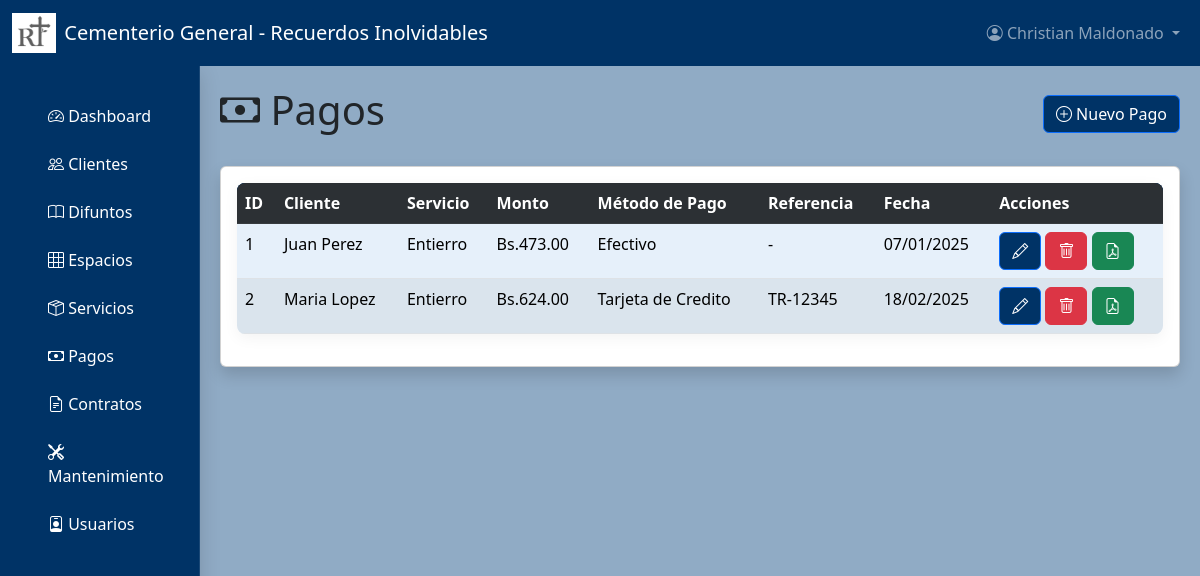
Page /pagos/ (signed in) on the earlier database version.
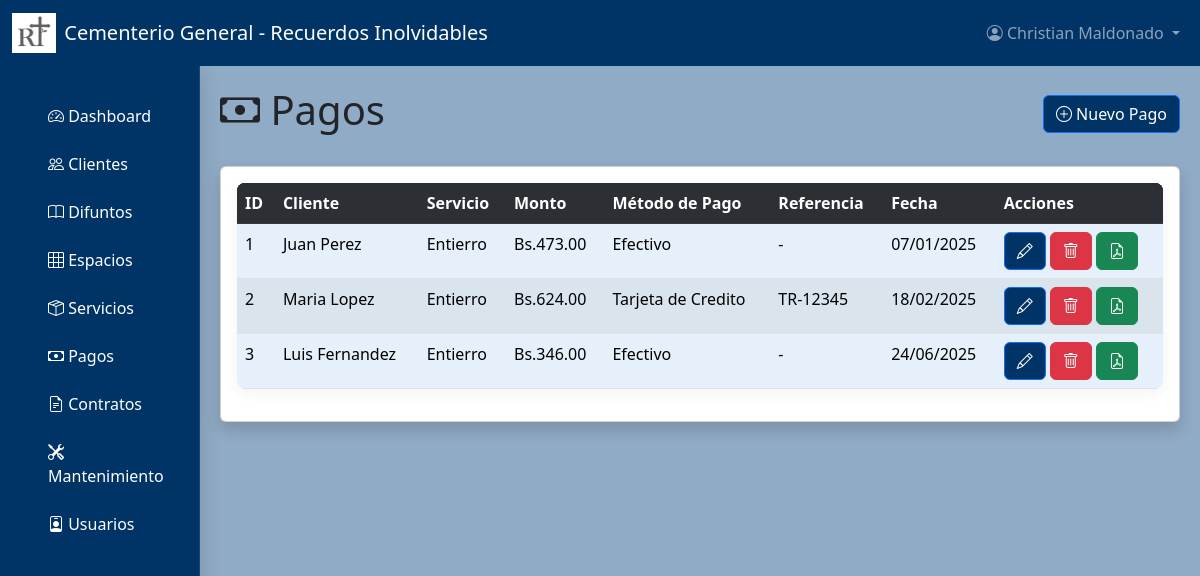
Same page on the later database version.
### models/pago_model.py (models this page shows, shortened)
class Pago(db.Model):
    __tablename__ = "pagos"
    id = db.Column(db.Integer,primary_key=True)
    cliente_id = db.Column(db.Integer,db.ForeignKey('clientes.id'),nullable=False)
    servicio_id = db.Column(db.Integer,db.ForeignKey('servicios.id'),nullable=False)
    monto = db.Column(db.Float(11,2),nullable=False)
    metodo_pago = db.Column(db.String,nullable=True)
    referencia = db.Column(db.String,nullable=True)
    fecha = db.Column(db.DateTime,default=datetime.utcnow)
    cliente = db.relationship('Cliente', back_populates='pagos')
    servicio = db.relationship('Servicio', back_populates='pagos')
    @staticmethod
    def get_all():
        return Pago.query.all()

### models/cliente_model.py (models this page shows, shortened)
class Cliente(db.Model):
    __tablename__ = "clientes"
    id = db.Column(db.Integer,primary_key=True)
    nombre = db.Column(db.String,nullable=False)
    telefono = db.Column(db.Integer,nullable=False)
    email = db.Column(db.String,nullable=False)
    direccion = db.Column(db.String,nullable=False)
    fecha_registro = db.Column(db.DateTime,default=datetime.utcnow)
    difunto = db.relationship('Difunto', back_populates='cliente', lazy=True, cascade="all, delete-orphan")
    servicios = db.relationship('Servicio', back_populates='cliente', lazy=True, cascade="all, delete-orphan")
    pagos = db.relationship('Pago', back_populates='cliente', lazy=True, cascade="all, delete-orphan")
    contratos = db.relationship('Contrato', back_populates='cliente', cascade="all, delete-orphan")
    def delete(self):
        db.session.delete(self)
        db.session.commit()

### models/servicio_model.py (models this page shows, shortened)
class Servicio(db.Model):
    __tablename__ = "servicios"
    id = db.Column(db.Integer,primary_key=True)
    tipo = db.Column(db.String,nullable=False)
    descripcion = db.Column(db.String,nullable=False)
    fecha = db.Column(db.Date,nullable=False)
    hora = db.Column(db.Time,nullable=False)
    cliente_id = db.Column(db.Integer,db.ForeignKey('clientes.id'),nullable=False)
    difunto_id = db.Column(db.Integer,db.ForeignKey('difuntos.id'),nullable=False)
    espacio_id = db.Column(db.Integer,db.ForeignKey('espacios.id'),nullable=True)
    costo = db.Column(db.Float(11,2),nullable=False)
    estado = db.Column(db.String ,nullable=True)
    cliente = db.relationship('Cliente', back_populates='servicios')
    difunto = db.relationship('Difunto', back_populates='servicios')
    espacio = db.relationship('Espacio', back_populates='servicios')
    pagos = db.relationship('Pago', back_populates='servicio')

### controllers/pago_controller.py (the view)
@pago_bp.route("/")
@login_required
def index():
    pagos = Pago.get_all()
    return pago_view.list(pagos)

### models/usuario_model.py (called while the page is built)
    @staticmethod
    def get_by_id(id):
        return Usuario.query.get(id)

### run.py (called while the page is built)
@login_manager.user_loader
def load_user(user_id):
    return Usuario.get_by_id(user_id)

@app.context_processor
def inject_clientes():
    if current_user.is_authenticated:
        return dict(clientes=Cliente.query.all())
    return {}

@app.context_processor
def inject_difuntos():
    if current_user.is_authenticated:
        return dict(difuntos=Difunto.query.all())
    return {}

@app.context_processor
def inject_espacios():
    if current_user.is_authenticated:
        return dict(espacios=Espacio.query.all())
    return {}

@app.context_processor
def inject_servicios():
    if current_user.is_authenticated:
        return dict(servicios=Servicio.query.all())
    return {}

@app.context_processor
def inject_servicios():
    if current_user.is_authenticated:
        return dict(servicios=Servicio.query.all())
    return {}

@app.context_processor
def inject_common_variables():
    if current_user.is_authenticated:
        return {
            'ingresos_totales': db.session.query(db.func.sum(Servicio.costo))
                                .filter(Servicio.estado == 'Pagado').scalar() or 0,
        }
    return {}

### templates/pagos/index.html (shortened to what this page needs)
{% extends 'dashboard.html' %}
{% block dashboard_content %}
<div class="d-flex justify-content-between align-items-center mb-4">
    <h1><i class="bi bi-cash"></i> Pagos</h1>
    <button type="button" class="btn btn-primary" data-bs-toggle="modal" data-bs-target="#ModalCrear">
        <i class="bi bi-plus-circle"></i> Nuevo Pago
    </button>
</div>
<div class="card shadow">
    <div class="card-body">
        <table class="table table-striped">
            <tr class="table-dark">
                <th>ID</th>
                <th>Cliente</th>
                <th>Servicio</th>
                <th>Monto</th>
                <th>Método de Pago</th>
                <th>Referencia</th>
                <th>Fecha</th>
                <th>Acciones</th>
            </tr>
            {% for item in pagos %}
            <tr>
                <td>{{ item.id }}</td>
                <td>
                    {% if item.cliente_id %}
                    {{ item.cliente.nombre }}
                    {% else %}
                    Sin cliente asignado
                    {% endif %}
                </td>
                <td>
                    {% if item.servicio_id %}
                    {{ item.servicio.tipo }}
                    {% else %}
                    Pago general
                    {% endif %}
                </td>
                <td>Bs.{{ "%.2f"|format(item.monto) }}</td>
                <td>{{ item.metodo_pago }}</td>
                <td>{{ item.referencia or '-' }}</td>
                <td>{{ item.fecha.strftime('%d/%m/%Y')}}</td>
                <td>
                    <button class="btn btn-primary" data-bs-target="#ModalEditar{{ item.id }}" data-bs-toggle="modal">
                        <i class="bi bi-pencil"></i>
                    </button>
                    <a href="{{ url_for('pago.delete', id=item.id) }}" class="btn btn-danger">
                        <i class="bi bi-trash"></i>
                    </a>
                    <a href="{{ url_for('pago.generar_recibo', id=item.id) }}" class="btn btn-success" target="_blank">
    <i class="bi bi-file-earmark-pdf"></i>
</a>
                </td>
            </tr>
            {% endfor %}
        </table>
    </div>
</div>
{% endblock %}

Differences in the rows shown:
added Pago: id "3", cliente.nombre "Luis Fernandez", servicio.tipo "Entierro", monto "346.00", metodo_pago "Efectivo", referencia "-", fecha "24/06/2025"
